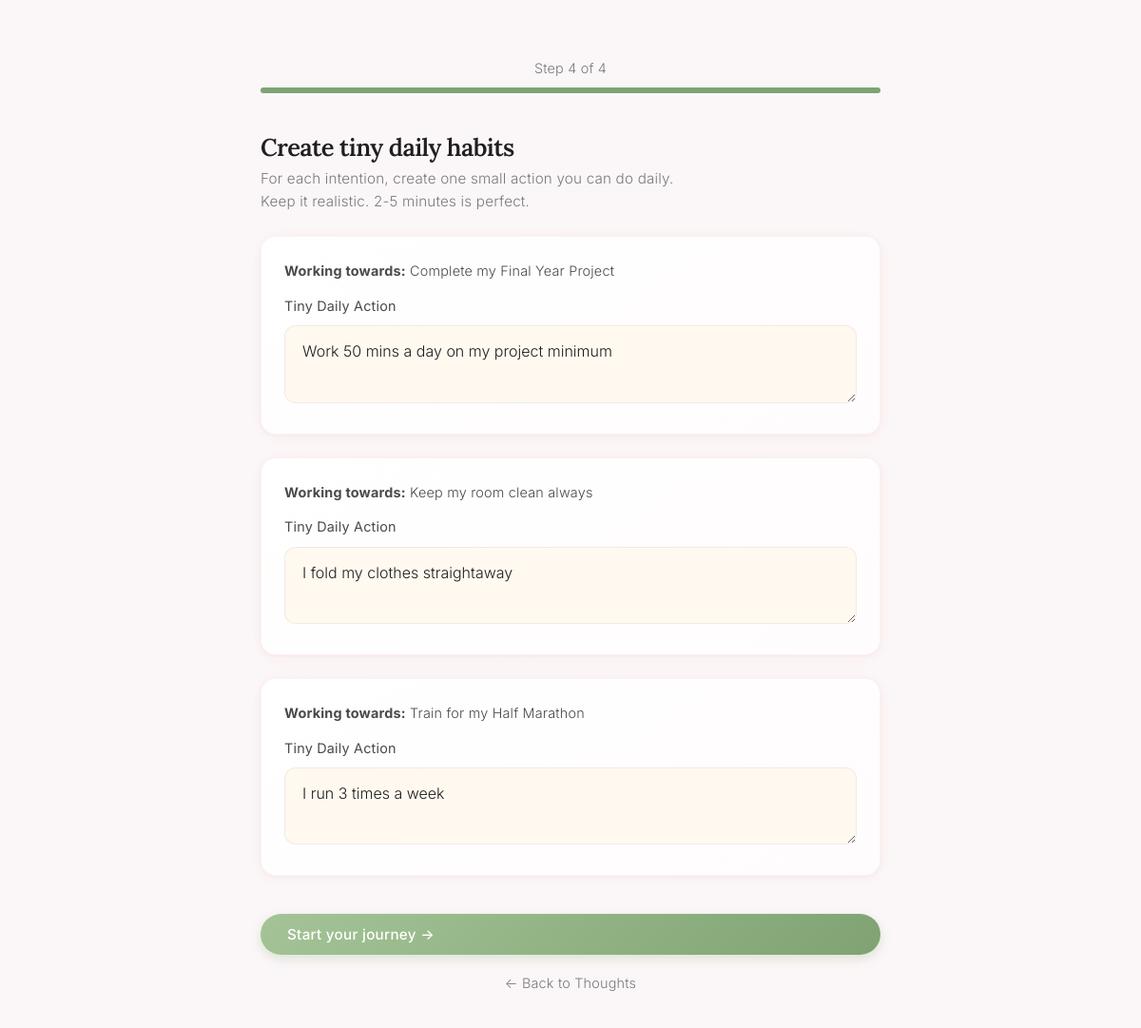
Page /onboarding/habits (signed in) on the committed database.
### tables this page shows
CREATE TABLE goals (
            id INTEGER PRIMARY KEY AUTOINCREMENT,
            user_id INTEGER NOT NULL,
            goal_text TEXT NOT NULL,
            created_at TEXT NOT NULL,
            FOREIGN KEY (user_id) REFERENCES users(id)
        );

CREATE TABLE habits (
            id INTEGER PRIMARY KEY AUTOINCREMENT,
            user_id INTEGER NOT NULL,
            name TEXT NOT NULL,
            is_sample INTEGER NOT NULL DEFAULT 0,
            created_at TEXT NOT NULL, linked_goal_id INTEGER,
            FOREIGN KEY (user_id) REFERENCES users(id)
        );

### app.py (the view, shortened to what this page needs)
@app.route("/onboarding/habits", methods=["GET", "POST"])
@login_required
def onboarding_habits():
    user_id = session['user_id']
    conn = get_db_connection()
    cur = conn.cursor()
    cur.execute("SELECT id, goal_text FROM goals WHERE user_id = ? ORDER BY id ASC", (user_id,))
    goals = cur.fetchall()
    conn.close()
    if not goals:
        flash("Please complete the goals step first.", "error")
        return redirect(url_for('onboarding_goals'))
    conn = get_db_connection()
    cur = conn.cursor()
    cur.execute(
        "SELECT linked_goal_id, name FROM habits WHERE user_id = ? AND is_sample = 0",
        (user_id,)
    )
    existing_habits = {row['linked_goal_id']: row['name'] for row in cur.fetchall()}
    conn.close()
    return render_template(
        "onboarding_habits.html",
        step=4,
        total_steps=4,
        goals=goals,
        existing_habits=existing_habits
    )

### app.py (called while the page is built)
def get_db_connection():
    conn = sqlite3.connect(DB_PATH, timeout=30)  # Increased timeout to 30 seconds
    conn.row_factory = sqlite3.Row
    conn.execute("PRAGMA journal_mode=WAL")  # Enable Write-Ahead Logging for better concurrency
    return conn

def login_required(f):
    @wraps(f)
    def decorated_function(*args, **kwargs):
        if 'user_id' not in session:
            return redirect(url_for('landing'))
        return f(*args, **kwargs)
    return decorated_function

### templates/onboarding_habits.html (shortened to what this page needs)
<!doctype html>
<html lang="en">
<head>
    <link rel="stylesheet" href="{{ url_for('static', filename='calm.css') }}">
</head>
<body>
<div class="page-wrapper">
    <main class="page-content" style="max-width: 700px; margin: 0 auto; padding-top: 60px;">
        <div style="text-align: center; margin-bottom: 40px;">
            <p style="color: var(--text-muted); font-size: 0.9rem; margin-bottom: 8px;">
                Step {{ step }} of {{ total_steps }}
            </p>
            <div style="width: 100%; height: 6px; background: var(--bg-secondary); border-radius: 3px; overflow: hidden;">
                <div style="width: {{ (step / total_steps) * 100 }}%; height: 100%; background: var(--sage-green); transition: width 0.4s;"></div>
            </div>
        </div>
        <div class="section-header fade-in-up">
            <h1 class="section-title">Create tiny daily habits</h1>
            <p class="section-subtitle">
                For each intention, create one small action you can do daily.<br>
                Keep it realistic. 2-5 minutes is perfect.
            </p>
        </div>
        <form method="post" class="fade-in-up">
            {% for goal in goals %}
            <div class="card" style="margin-bottom: 24px; padding: 24px;">
                <p style="color: var(--text-secondary); font-size: 0.9rem; margin-bottom: 12px;">
                    <strong>Working towards:</strong> {{ goal.goal_text }}
                </p>
                <div class="form-group" style="margin-bottom: 0;">
                    <label for="habit_{{ goal.id }}" class="form-label">Tiny Daily Action</label>
                    <textarea
                        id="habit_{{ goal.id }}"
                        name="habit_{{ goal.id }}"
                        rows="2"
                        required
                        placeholder="E.g., Write one paragraph for my project"
                    >{{ existing_habits.get(goal.id, '') }}</textarea>
                </div>
            </div>
            {% endfor %}
            <button type="submit" class="btn-calm" style="width: 100%; margin-top: 16px;">
                Start your journey →
            </button>
            <a href="{{ url_for('onboarding_thoughts') }}" class="btn-text" style="display: block; text-align: center; margin-top: 12px;">
                ← Back to Thoughts
            </a>
        </form>
    </main>
</div>
</body>
</html>

### static/calm.css (style rules this page uses)
:root { --sage-green: #7FA372; --sage-green-dark: #5D8A52; --sage-green-light: #A4C497; --warm-sand: #E0C9B0; --soft-lavender: #A8AADB; --blush-pink: #F4A5A8; --blush-pink-light: #FFD4D6; --cream: #FFF9F0; --stone-gray: #6B6B6B; --stone-gray-light: #9E9E9E; --bg-primary: #FBF7F8; --bg-secondary: #F5EDEF; --bg-card: #FFFFFF; --awareness-blue: #6BA3D0; --alignment-gold: #D4AF6A; --action-green: #7FA372; --emotion-overwhelmed: #E57373; --emotion-anxious: #BA68C8; --emotion-stuck: #FFA726; --emotion-stressed: #EF5350; --emotion-tired: #64B5F6; --emotion-calm: #81C784; --text-primary: #1F1F1F; --text-secondary: #4A4A4A; --text-muted: #7A7A7A; --transition-quick: 0.3s; --transition-medium: 0.6s; --transition-slow: 1.2s; --transition-breath: 4s; --ease-calm: cubic-bezier(0.25, 0.46, 0.45, 0.94); --space-xs: 8px; --space-sm: 16px; --space-md: 24px; --space-lg: 40px; --space-xl: 64px; --radius-sm: 8px; --radius-md: 12px; --radius-lg: 16px; --radius-xl: 24px; --radius-pill: 999px; }
*, *::before, *::after { box-sizing: border-box; }
body { font-family: 'Inter', system-ui, -apple-system, sans-serif; font-weight: 300; font-size: 1rem; line-height: 1.7; color: var(--text-primary); background-color: var(--bg-primary); letter-spacing: 0.2px; -webkit-font-smoothing: antialiased; margin: 0; padding: 0; }
h1, h2, h3, h4 { font-family: 'Lora', Georgia, serif; font-weight: 500; color: var(--text-primary); line-height: 1.3; margin: 0; }
h1 { font-size: 2.2rem; letter-spacing: -0.6px; margin-bottom: var(--space-sm); font-weight: 600; }
p { font-size: 1rem; line-height: 1.7; color: var(--text-secondary); margin: 0; }
a { color: var(--sage-green-dark); text-decoration: none; transition: color var(--transition-quick) var(--ease-calm); }
.page-wrapper { min-height: 100vh; display: flex; flex-direction: column; }
.page-content { flex: 1; max-width: 720px; width: 100%; margin: 0 auto; padding: var(--space-lg) var(--space-md) var(--space-xl); }
.section-header { margin-bottom: var(--space-md); }
.section-title { font-family: 'Lora', Georgia, serif; font-size: 1.6rem; color: var(--text-primary); margin-bottom: 4px; }
.section-subtitle { font-size: 0.95rem; color: var(--text-muted); line-height: 1.6; }
.card { background: linear-gradient(145deg, #FFFFFF 0%, #FFFCFD 100%); border: 1px solid rgba(244, 165, 168, 0.15); border-radius: var(--radius-lg); padding: var(--space-md); box-shadow: 0 2px 16px rgba(244, 165, 168, 0.12), 0 1px 4px rgba(0, 0, 0, 0.04); transition: all var(--transition-medium) var(--ease-calm); margin-bottom: var(--space-md); }
.btn-calm { display: inline-flex; align-items: center; gap: 8px; background: linear-gradient(135deg, var(--sage-green-light) 0%, var(--sage-green) 100%); color: white; border: none; border-radius: var(--radius-pill); padding: 12px 28px; font-size: 0.95rem; font-weight: 500; font-family: inherit; letter-spacing: 0.3px; cursor: pointer; box-shadow: 0 4px 12px rgba(127, 163, 114, 0.25); transition: all var(--transition-quick) var(--ease-calm); }
.btn-text { background: none; border: none; color: var(--text-muted); font-size: 0.9rem; font-family: inherit; cursor: pointer; padding: 6px 2px; border-bottom: 1px solid transparent; transition: all var(--transition-quick) var(--ease-calm); text-decoration: none; display: inline-block; }
textarea, input[type="text"], input[type="password"], .form-input { width: 100%; background: var(--cream); border: 1px solid rgba(0, 0, 0, 0.06); border-radius: var(--radius-md); padding: 14px 18px; font-family: inherit; font-size: 1rem; font-weight: 300; line-height: 1.6; color: var(--text-primary); transition: all var(--transition-quick) var(--ease-calm); resize: vertical; }
textarea::placeholder, input::placeholder { color: var(--stone-gray-light); font-weight: 300; }
.form-label { display: block; font-size: 0.9rem; color: var(--text-secondary); margin-bottom: var(--space-xs); font-weight: 400; }
.form-group { margin-bottom: var(--space-md); }
.fade-in-up { animation: fadeInUp var(--transition-slow) var(--ease-calm); }

### rows in the picture
goals: goal_text "Complete my Final Year Project", id "Work 50 mins a day on my project minimum"
goals: goal_text "Keep my room clean always", id "I fold my clothes straightaway"
goals: goal_text "Train for my Half Marathon", id "I run 3 times a week"

### other values in the picture
{{ step }} "4"
{{ total_steps }} "4"
